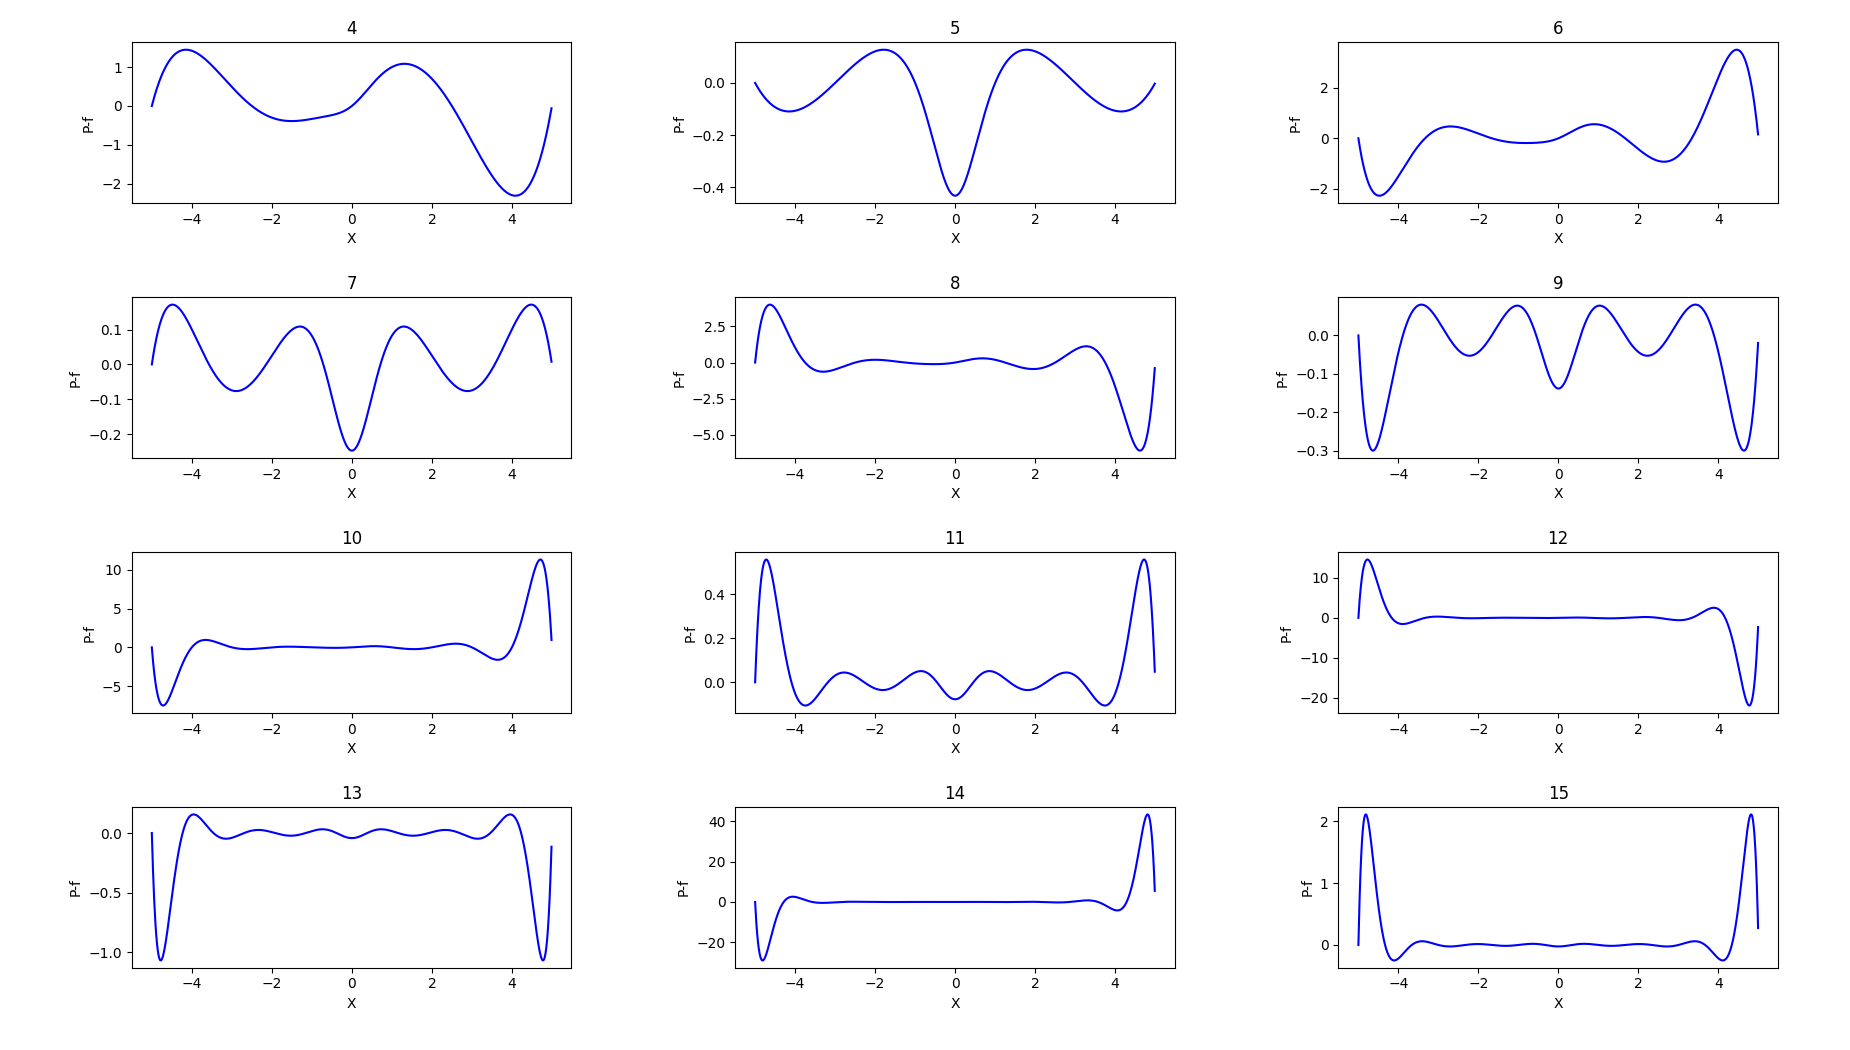

The Python source for this figure:
"""
Провести интерполяционный полином Pn(x) через точки
x_k = -5+k*10/n, y_k = 1/(1 + x_k^2),
k = {0, 1, ..., n} при n = 4, ..., 15.

Нарисовать графики Pn(x) - 1/(1 + x_k^2)
Объяснить результат
"""

import numpy as np
import matplotlib.pyplot as plt


def f_x(k, n):
    res = np.float64(-5) + np.float64(10.) * np.float64(k) / np.float64(n)
    return res


def f_y(x):
    res = np.float64(1.)/(np.float64(1.) + x * x)
    return res


def divided_dif(x_points, y_points, n):
    """
    f(x_0, x_1) = [f(x_1) - f(x_0)]/[x_1 - x_0]
    f(x_0, x_1, x_2)= {f(x_2) - f(x_2)]/[x_2 - x_1] - f(x_1) - f(x_0)]/[x_1 - x_0]}/[x_2 - x_0]

    """
    for i in range(1, n+1):
        y_points[i:] = (y_points[i:] - y_points[i-1])/(x_points[i:] - x_points[i-1])
    return y_points


def newtown(x_points, y_points, x, n):
    factors = divided_dif(x_points, y_points, n)
    pn = factors[n-1]
    for i in range(1, n-1):
        pn = factors[n-i] + (x - x_points[n-i]) * pn
    return pn


def div_dif(x_points, y_points, n):

    """
    y(x_1, x_2, ..., x_n) = SUM(i=1; n){y(x_i)/П(x_i-x_j)}
    """
    div_difs = [y_points[0]]
    for i in range(1, n):
        summ = 0.
        for j in range(i+1):
            frac = 1.
            for k in range(i+1):
                if k != j:
                    frac *= (x_points[j] - x_points[k])
            summ += y_points[j] / frac
        div_difs.append(summ)

    return div_difs


def newtown_ext(x_points, y_points, x, n):
    factors = div_dif(x_points, y_points, n)
    pn = factors[n-1]
    for i in range(n):
        pn = factors[n-1-i] + (x - x_points[n-1-i]) * pn
    return pn


def lagrange_factors(x_points: list, n: int) -> list:
    factors = []
    for j in range(n):
        factor = 1.
        for i in range(n):
            if j != i:
                factor *= (x_points[j] - x_points[i])
        factors.append(factor)

    return factors


def Lagrange(x_points, y_points, x, n) -> float:

    factors = lagrange_factors(x_points, n)
    polynom = 0
    for i in range(n):
        phi = 1.

        for j in range(n):
            phi *= (x - x_points[i])

        polynom += phi * y_points[i] / factors[i]
    return polynom


def run():
    fig, axs = plt.subplots(nrows=4, ncols=3)
    plt.tight_layout(pad=1, h_pad=1, w_pad=1)
    for n in range(4, 16, 1):  #до 16-ти
        x_points, y_points = [], []
        for k in range(n+1):
            x_points.append(f_x(k, n))
            y_points.append(f_y(x_points[k]))
            #print(n, len(x_points), len(y_points))
        x = np.arange(-5., 5., 0.01)
        polynom = []
        f_s = []
        for i in range(len(x)):
            f = f_y(x[i])
            f_s.append(f)
            p = newtown_ext(x_points, y_points, x[i], n+1)
            polynom.append(p-f)
        axs[(n-4)//3, (n-4) % 3].plot(x, polynom, color='blue')
        axs[(n-4)//3, (n-4) % 3].set(xlabel='X')
        axs[(n-4)//3, (n-4) % 3].set(ylabel='P-f')
        axs[(n - 4) // 3, (n - 4) % 3].set(title=str(n))
        print(f_s)

    fig.set_size_inches(18.5, 10.5)
    plt.savefig('task5/task5.png')

def run_lagrange():
    fig, axs = plt.subplots(nrows=4, ncols=3)
    plt.tight_layout(pad=1, h_pad=1, w_pad=1)
    for n in range(4, 16, 1):  #до 16-ти
        x_points, y_points = [], []
        for k in range(n+1):
            x_points.append(f_x(k, n))
            y_points.append(f_y(x_points[k]))
            #print(n, len(x_points), len(y_points))
        x = np.arange(-5., 5., 0.01)
        polynom = []
        f_points, p_points = [], []
        for i in range(len(x)):
            f = f_y(x[i])

            p = Lagrange(x_points, y_points, x[i], n+1)

            polynom.append(p - f)
        axs[(n-4)//3, (n-4) % 3].plot(x, polynom, color='blue')
        axs[(n-4)//3, (n-4) % 3].set(xlabel='X')
        axs[(n-4)//3, (n-4) % 3].set(ylabel='P-f')
        axs[(n - 4) // 3, (n - 4) % 3].set(title=str(n))

    fig.set_size_inches(18.5, 10.5)
    plt.savefig('task5/task5_lagrange.png')


def run_lagrange_two_plots():
    fig, axs = plt.subplots(nrows=4, ncols=3)
    plt.tight_layout(pad=1, h_pad=1, w_pad=1)
    for n in range(4, 16, 1):  # до 16-ти
        x_points, y_points = [], []
        for k in range(n+1):
            x_points.append(f_x(k, n))
            y_points.append(f_y(x_points[k]))
            # print(n, len(x_points), len(y_points))
        x = np.arange(-5., 5., 0.01)
        polynom = []
        f_points, p_points = [], []
        for i in range(len(x)):
            f = f_y(x[i])
            f_points.append(f)

            p = Lagrange(x_points, y_points, x[i], n+1)
            p_points.append(p)

            # print(f, p)

        axs[(n - 4) // 3, (n - 4) % 3].plot(x, f_points, color='blue')
        axs[(n - 4) // 3, (n - 4) % 3].plot(x, p_points, color='red')
        axs[(n - 4) // 3, (n - 4) % 3].set(xlabel='X')
        axs[(n - 4) // 3, (n - 4) % 3].set(ylabel='P-f')
        axs[(n - 4) // 3, (n - 4) % 3].set(title=str(n))

    fig.set_size_inches(18.5, 10.5)
    plt.savefig('task5/task5_two_func.png')
